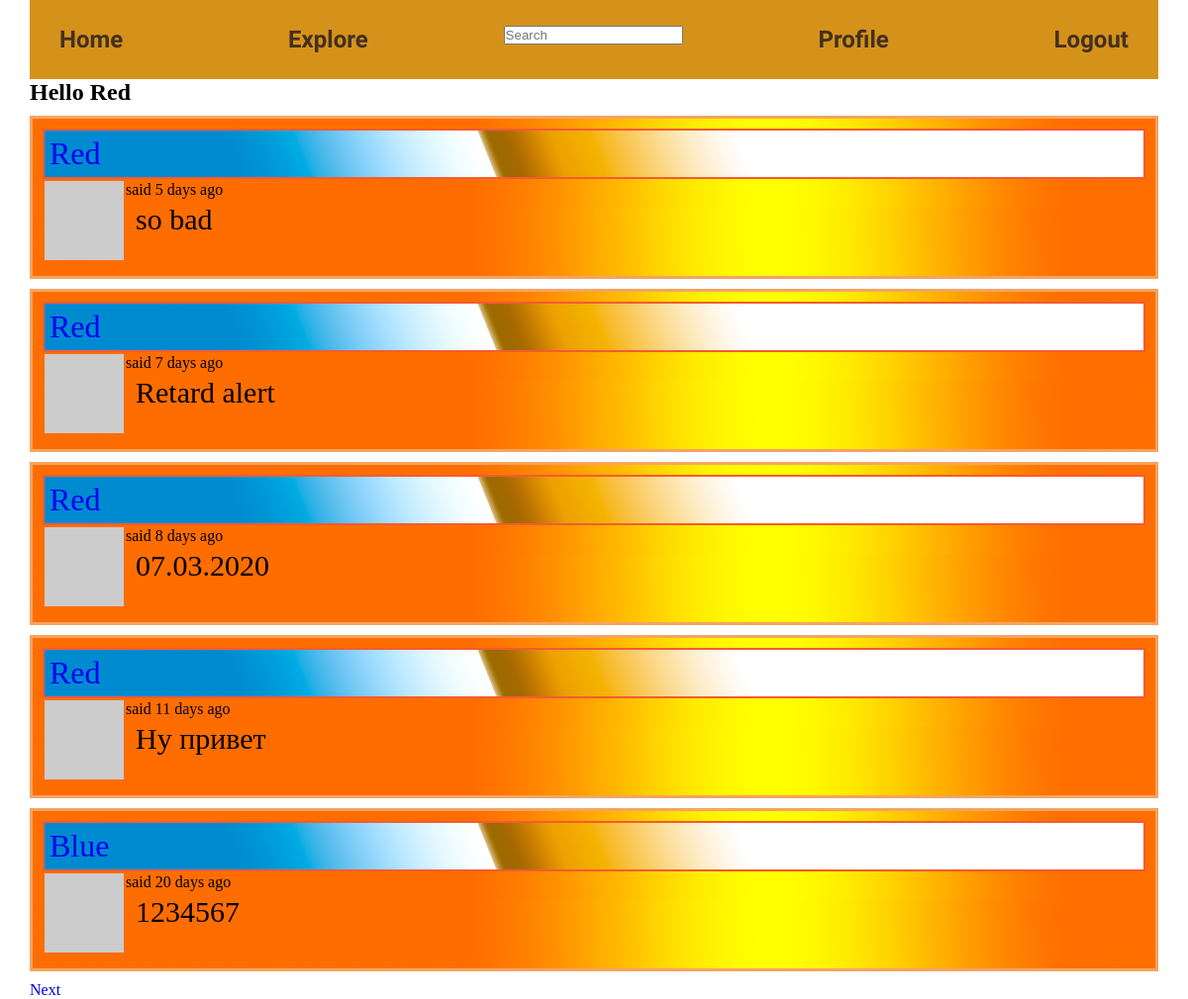
Page /explore (signed in) on the committed database.
### app/models.py (models this page shows, shortened)
class User(db.Model, UserMixin):
    id = db.Column(db.Integer, primary_key=True)
    username = db.Column(db.String(64), nullable=False, index=True, unique=True)
    email = db.Column(db.String(120), nullable=False, index=True, unique=True)
    password_hash = db.Column(db.String(128))
    posts = db.relationship('Post', backref='author', lazy='dynamic')
    about_me = db.Column(db.Text)
    last_seen = db.Column(db.DateTime, default=datetime.utcnow)
    followed = db.relationship('User', secondary=followers,
                               primaryjoin=(followers.c.follower_id == id),
                               secondaryjoin=(followers.c.followed_id == id),
                               backref=db.backref('followers', lazy='dynamic'), lazy='dynamic')
    def avatar(self, size):
        digest = md5(self.email.lower().encode('utf-8')).hexdigest()
        return 'https://www.gravatar.com/avatar/{}?d=identicon&s={}'.format(
            digest, size)

class SearchableMixin(object):
    @classmethod
    def before_commit(cls, session):
        session._changes = {
            'add': list(session.new),
            'update': list(session.dirty),
            'delete': list(session.deleted)
        }
    @classmethod
    def after_commit(cls, session):
        for obj in session._changes['add']:
            if isinstance(obj, SearchableMixin):
                add_to_index(obj.__tablename__, obj)
        for obj in session._changes['update']:
            if isinstance(obj, SearchableMixin):
                add_to_index(obj.__tablename__, obj)
        for obj in session._changes['delete']:
            if isinstance(obj, SearchableMixin):
                remove_from_index(obj.__tablename__, obj)
        session._changes = None

class Post(SearchableMixin, db.Model):
    __searchable__ = ['body']
    id = db.Column(db.Integer, primary_key=True)
    body = db.Column(db.Text)
    timestamp = db.Column(db.DateTime, index=True, default=datetime.utcnow)
    user_id = db.Column(db.Integer, db.ForeignKey('user.id'))
    language = db.Column(db.String(5))

### app/main/routes.py (the view)
@bp.route('/explore')
def explore():
    page = request.args.get('page', 1, type=int)
    posts = Post.query.order_by(Post.timestamp.desc()).paginate(page, app.config['POST_PER_PAGE'], False)
    next_url = url_for('main.explore', page=posts.next_num) if posts.has_next else None
    prev_url = url_for('main.explore', page=posts.prev_num) if posts.has_prev else None
    return render_template('index.html', title="Explore", posts=posts.items, next_url=next_url, prev_url=prev_url)

### app/main/form.py
class SearchForm(FlaskForm):
    q = StringField(_l('Search'), validators=[DataRequired()])
    def __init__(self, *args, **kwargs):
        if 'formdata'not in kwargs:
            kwargs['formdata'] = request.args
        if 'csrf_enabled' not in kwargs:
            kwargs['csrf_enabled'] = False
        super(SearchForm, self).__init__(*args, **kwargs)

### app/main/routes.py (called while the page is built)
@bp.before_app_request
def before_request():
    if current_user.is_authenticated:
        current_user.last_seen = datetime.utcnow()
        db.session.commit()
        g.search_form = SearchForm()
    g.locale = str(get_locale())

### app/models.py (called while the page is built)
@login.user_loader
def load_user(id):
    return User.query.get(int(id))

### app/templates/index.html (shortened to what this page needs)
{% extends 'base.html' %}
{% block body %}
    <h1>Hello {{ current_user.username }}</h1>
    {% for post in posts %}
        <div class="post_show">
            {% include '_post.html' %}
        </div>
    {% endfor %}
    {% if next_url %}
        <a href="{{ next_url }}" class="next">Next</a>
    {% endif %}
{% endblock %}

### app/templates/_post.html (shortened to what this page needs)
<table>
    <tr valign="top">
        <td><img src="{{ post.author.avatar(36) }}"></td>
        <div class="post_show__label">
            <a href="{{ url_for('main.user', username=post.author.username) }}">{{ post.author.username }}</a>
        </div>
        <td>
            said {{ moment(post.timestamp).fromNow() }}
            <p class="post_show__text">{{ post.body }}</p>
        </td>
    </tr>
</table>

### app/static/css/style.css (style rules this page uses)
* { box-sizing: border-box; margin: 0; padding: 0; }
a { text-decoration: none; }
.post_show__label { font-size: 32px; padding: 5px; font-family: fantasy; border: 2px #f45b31 solid; background-image: url("../img/bg-label.png"); color: #000000; }
.post_show { border: 3px sandybrown solid; margin: 10px 0; padding: 10px; background-image: url("../img/bg.png"); }
.post_show__text { font-size: 30px; margin: 4px 10px 10px; font-family: Ebrima, cursive; }

### rows in the picture
User: username "Red"
Post: author.username "Red", timestamp "5 days ago", body "so bad"
Post: author.username "Red", timestamp "7 days ago", body "Retard alert"
Post: author.username "Red", timestamp "8 days ago", body "07.03.2020"
Post: author.username "Red", timestamp "11 days ago", body "Ну привет"
Post: author.username "Blue", timestamp "20 days ago", body "1234567"
